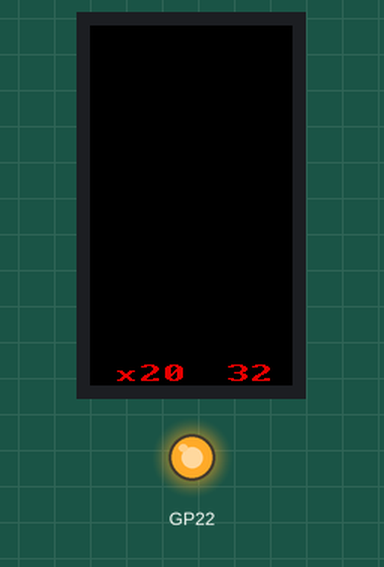
The program below on a simulated Raspberry Pi Pico running MicroPython. Parts: 135×240 colour display, output pins drawn as LEDs (lit = HIGH). Library files of the repository ran but are not shown: vga1_bold_16x16.py.

Above: at 1.49 s.
At 3.34 s:
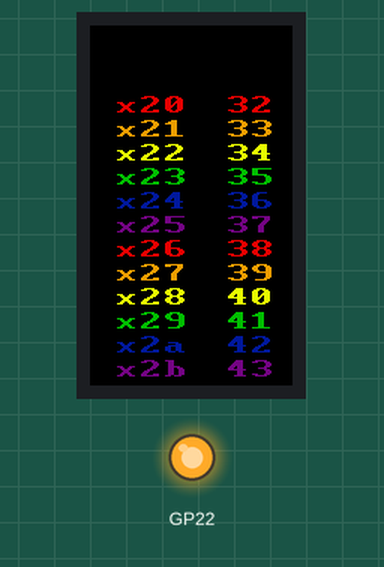
At 3.96 s:
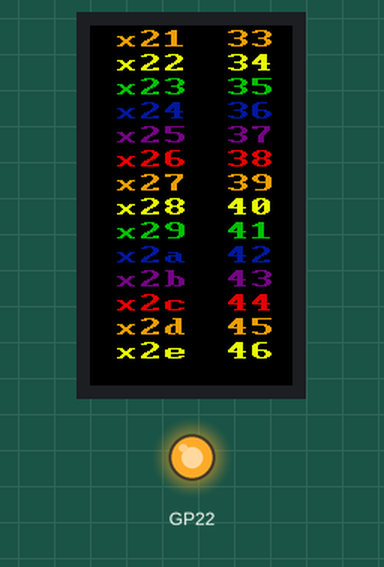
At 12.92 s:
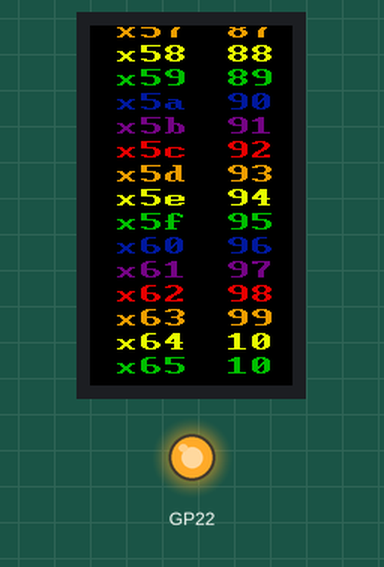
At 21.87 s:
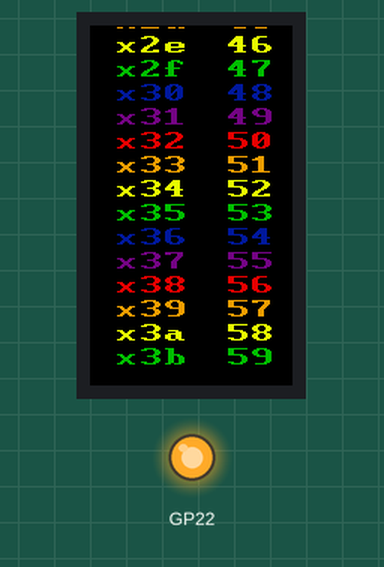
At 39.78 s:
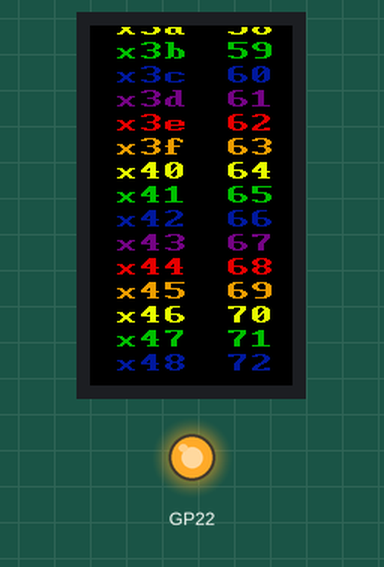

The program:

scroll_ex.py
```python
"""
scroll.py

    Smoothly scroll all characters of a font up the display.
    Fonts heights must be even multiples of the screen height
    (i.e. 8 or 16 pixels high).
"""

import utime
import st7789
import tft_config
import vga1_bold_16x16 as font


tft = tft_config.config(0)


def cycle(p):
    try:
        len(p)
    except TypeError:
        cache = []
        for i in p:
            yield i
            cache.append(i)
        p = cache
    while p:
        yield from p


def main():

    tft.init()

    colors = cycle([0xE000, 0xECE0, 0xE7E0, 0x5E0, 0x00D3, 0x7030])
    foreground = next(colors)
    background = st7789.BLACK

    tft.fill(background)
    utime.sleep(1)

    height = tft.height()
    width = tft.width()
    last_line = height - font.HEIGHT

    tfa = tft_config.TFA  # top free area
    bfa = tft_config.BFA  # bottom free area

    tft.vscrdef(tfa, height, bfa)

    scroll = 0
    character = font.FIRST

    while True:
        # clear top line before scrolling off display
        tft.fill_rect(0, scroll, width, 1, background)

        # Write new line when we have scrolled the height of a character
        if scroll % font.HEIGHT == 0:
            line = (scroll + last_line) % height

            # write character hex value as a string
            tft.text(
                font, "x{:02x}".format(character), 16, line, foreground, background
            )

            # write character using a integer (could be > 0x7f)
            tft.text(font, str(character), 90, line, foreground, background)

            # change color for next line
            foreground = next(colors)

            # next character with rollover at 256
            character += 1
            if character > font.LAST:
                character = font.FIRST

        # scroll the screen up 1 row
        tft.vscsad(scroll + tfa)
        scroll += 1
        scroll %= height

        utime.sleep(0.01)


if __name__ == "__main__":

    main()
```

tft_config.py
```python
"""TTGO T-Display RP2040 display"""

from machine import Pin, SPI
from time import sleep
import st7789

TFA = 40  # top free area when scrolling
BFA = 40  # bottom free area when scrolling


def config(rotation=0, buffer_size=0, options=0):

    Pin(22, Pin.OUT, value=1)

    spi = SPI(
        0,
        baudrate=62500000,
        polarity=1,
        phase=0,
        sck=Pin(2, Pin.OUT),
        mosi=Pin(3, Pin.OUT),
        miso=None,
    )
    # if there are color error, change the setting of RGB to BGR or toggle
    return st7789.ST7789(
        spi,
        135,
        240,
        cs=Pin(5, Pin.OUT),
        dc=Pin(1, Pin.OUT),
        backlight=Pin(4, Pin.OUT),
        color_order=st7789.RGB,
        rotation=rotation,
        options=options,
        buffer_size=buffer_size,
    )
```
